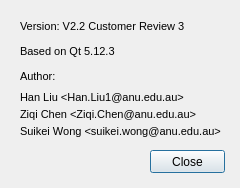
<?xml version="1.0" encoding="UTF-8"?>
<ui version="4.0">
 <class>Dialog_About</class>
 <widget class="QDialog" name="Dialog_About">
  <property name="geometry">
   <rect>
    <x>0</x>
    <y>0</y>
    <width>240</width>
    <height>188</height>
   </rect>
  </property>
  <property name="windowTitle">
   <string>About</string>
  </property>
  <property name="whatsThis">
   <string/>
  </property>
  <widget class="QPushButton" name="pushButton">
   <property name="geometry">
    <rect>
     <x>150</x>
     <y>150</y>
     <width>75</width>
     <height>23</height>
    </rect>
   </property>
   <property name="text">
    <string>Close</string>
   </property>
  </widget>
  <widget class="QLabel" name="label">
   <property name="geometry">
    <rect>
     <x>20</x>
     <y>20</y>
     <width>201</width>
     <height>121</height>
    </rect>
   </property>
   <property name="text">
    <string>&lt;!DOCTYPE HTML PUBLIC &quot;-//W3C//DTD HTML 4.0//EN&quot; &quot;http://www.w3.org/TR/REC-html40/strict.dtd&quot;&gt;
&lt;html&gt;&lt;head&gt;&lt;meta name=&quot;qrichtext&quot; content=&quot;1&quot; /&gt;&lt;style type=&quot;text/css&quot;&gt;
p, li { white-space: pre-wrap; }
&lt;/style&gt;&lt;/head&gt;&lt;body style=&quot; font-family:'MS Shell Dlg 2'; font-size:8pt; font-weight:400; font-style:normal;&quot;&gt;
&lt;p style=&quot; margin-top:0px; margin-bottom:12px; margin-left:0px; margin-right:0px; -qt-block-indent:0; text-indent:0px;&quot;&gt;Version: V2.2 Customer Review 3&lt;/p&gt;
&lt;p style=&quot; margin-top:12px; margin-bottom:12px; margin-left:0px; margin-right:0px; -qt-block-indent:0; text-indent:0px;&quot;&gt;Based on Qt 5.12.3&lt;/p&gt;
&lt;p style=&quot; margin-top:0px; margin-bottom:8px; margin-left:0px; margin-right:0px; -qt-block-indent:0; text-indent:0px;&quot;&gt;Author: &lt;/p&gt;
&lt;p style=&quot; margin-top:0px; margin-bottom:4px; margin-left:0px; margin-right:0px; -qt-block-indent:0; text-indent:0px;&quot;&gt;Han Liu &amp;lt;Han.Liu1@anu.edu.au&amp;gt;&lt;/p&gt;
&lt;p style=&quot; margin-top:0px; margin-bottom:4px; margin-left:0px; margin-right:0px; -qt-block-indent:0; text-indent:0px;&quot;&gt;Ziqi Chen &amp;lt;Ziqi.Chen@anu.edu.au&amp;gt;&lt;/p&gt;
&lt;p style=&quot; margin-top:0px; margin-bottom:4px; margin-left:0px; margin-right:0px; -qt-block-indent:0; text-indent:0px;&quot;&gt;Suikei Wong &amp;lt;suikei.wong@anu.edu.au&amp;gt;&lt;/p&gt;&lt;/body&gt;&lt;/html&gt;</string>
   </property>
   <property name="alignment">
    <set>Qt::AlignLeading|Qt::AlignLeft|Qt::AlignTop</set>
   </property>
  </widget>
 </widget>
 <resources/>
 <connections/>
</ui>
